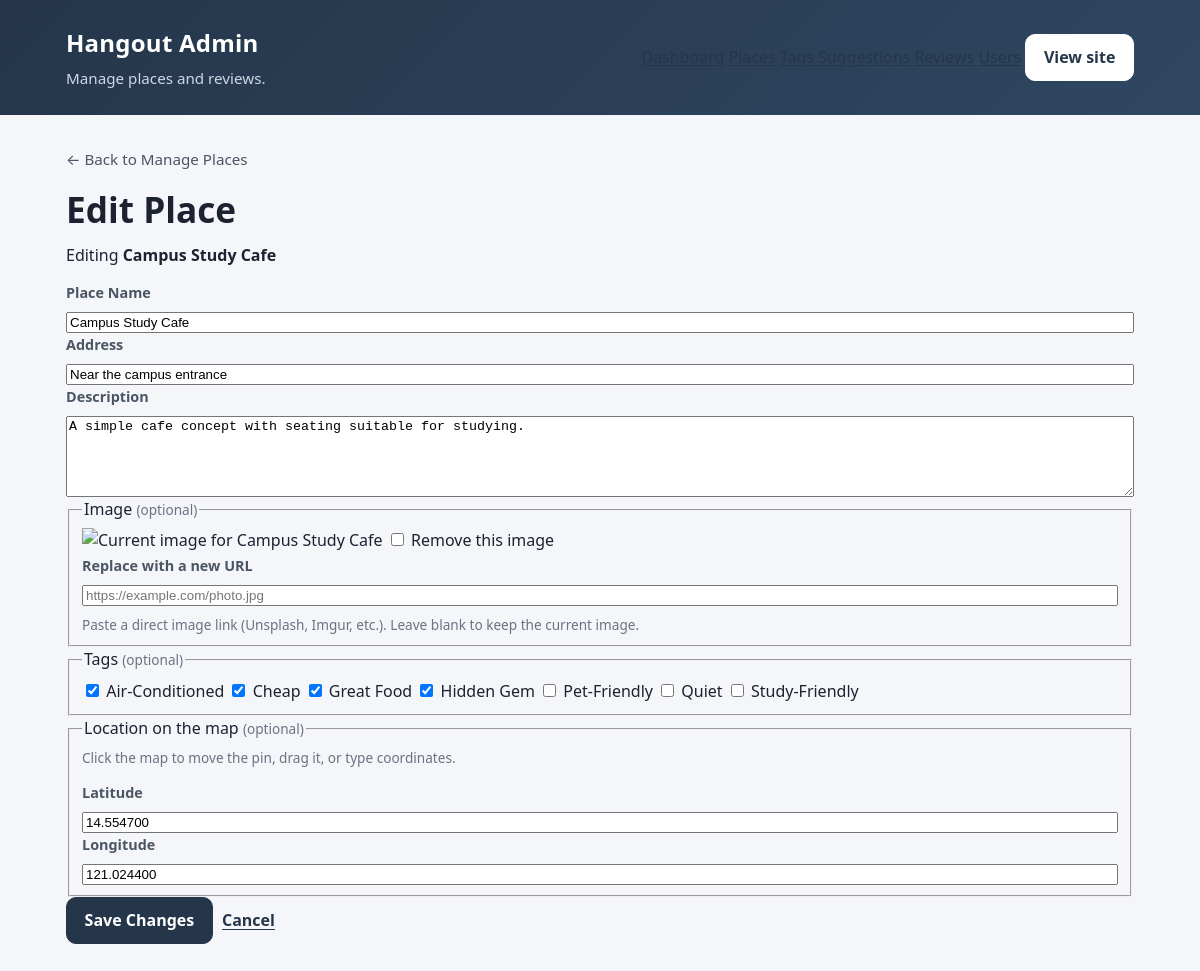
The app's page /admin/edit-place.php?id=1 (signed in) with its own data.
### tables this page shows
CREATE TABLE `places` (
  `id` int(10) UNSIGNED NOT NULL,
  `name` varchar(150) NOT NULL,
  `description` text DEFAULT NULL,
  `image_url` varchar(500) DEFAULT NULL,
  `address` varchar(255) NOT NULL,
  `latitude` decimal(10,7) DEFAULT NULL,
  `longitude` decimal(10,7) DEFAULT NULL,
  `created_at` timestamp NOT NULL DEFAULT current_timestamp(),
  `updated_at` timestamp NOT NULL DEFAULT current_timestamp() ON UPDATE current_timestamp(),
  `is_active` tinyint(1) NOT NULL DEFAULT 1
);

CREATE TABLE `tags` (
  `id` int(10) UNSIGNED NOT NULL,
  `name` varchar(50) NOT NULL,
  `slug` varchar(60) NOT NULL
);

### app/models/Place.php (called while the page is built, shortened)
<?php
class Place
{
    private PDO $db;
    public function __construct(PDO $db)
    {
        $this->db = $db;
    }
    public function getAllTags(): array
    {
        $sql = "
            SELECT id, name, slug
            FROM tags
            ORDER BY name ASC
        ";
        return $this->db->query($sql)->fetchAll();
    }
    public function getById(
        int $id,
        bool $includeInactive = false
    ): ?array {
        $sql = "
            SELECT
                p.id,
                p.name,
                p.description,
                p.address,
                p.latitude,
                p.longitude,
                p.is_active,
                p.image_url,
                GROUP_CONCAT(
                    DISTINCT t.name
                    ORDER BY t.name
                    SEPARATOR ', '
                ) AS tags
            FROM places p
            LEFT JOIN place_tags pt ON p.id = pt.place_id
            LEFT JOIN tags t ON pt.tag_id = t.id
            WHERE p.id = :id
        ";
        $sql .= "
            GROUP BY
                p.id,
                p.name,
                p.description,
                p.address,
                p.latitude,
                p.longitude,
                p.is_active,
                p.image_url
        ";
        $stmt = $this->db->prepare($sql);
        $stmt->execute(['id' => $id]);
        $place = $stmt->fetch();
        return $place ?: null;
    }
    public function getTagIdsForPlace(int $placeId): array
    {
        $stmt = $this->db->prepare(
            'SELECT tag_id FROM place_tags WHERE place_id = :id'
        );
        $stmt->execute(['id' => $placeId]);
        return array_map('intval', $stmt->fetchAll(PDO::FETCH_COLUMN));
    }
}

### public/admin/edit-place.php (the view, shortened to what this page needs)
<?php
require_once __DIR__ . '/../../app/models/Place.php';
function escapeValue($value): string
{
    return htmlspecialchars(
        (string) ($value ?? ''),
        ENT_QUOTES,
        'UTF-8'
    );
}
$id = filter_input(INPUT_GET, 'id', FILTER_VALIDATE_INT);
$placeModel = new Place($pdo);
$place = $placeModel->getById($id, true);
$allTags       = $placeModel->getAllTags();
$currentTagIds = $placeModel->getTagIdsForPlace($id);
?>
<!DOCTYPE html>
<html lang="en">
<head>
    <link
        rel="stylesheet"
        href="https://unpkg.com/leaflet@1.9.4/dist/leaflet.css"
    >
    <link rel="stylesheet" href="../assets/css/style.css">
</head>
<body class="admin-body">
<header class="site-header">
    <div class="site-header__inner">
        <div class="brand">
            <a href="index.php" class="brand__name">
                Hangout <span class="brand__badge">Admin</span>
            </a>
            <p class="brand__tagline">Manage places and reviews.</p>
        </div>
        <nav class="admin-nav" aria-label="Admin sections">
            <a href="index.php" class="admin-nav__link">Dashboard</a>
            <a href="places.php" class="admin-nav__link is-active" aria-current="page">Places</a>
            <a href="tags.php" class="admin-nav__link">Tags</a>
            <a href="suggestions.php" class="admin-nav__link">Suggestions</a>
            <a href="reviews.php" class="admin-nav__link">Reviews</a>
            <a href="users.php" class="admin-nav__link">Users</a>
            <a href="../index.php" class="btn btn--ghost">View site</a>
        </nav>
    </div>
</header>
<main id="main" class="container">
    <nav class="breadcrumb" aria-label="Breadcrumb">
        <a href="places.php">← Back to Manage Places</a>
    </nav>
    <header class="page-header">
        <div>
            <h1>Edit Place</h1>
            <p class="page-header__subtitle">
                Editing <strong><?= escapeValue($place['name']) ?></strong>
            </p>
        </div>
    </header>
    <section class="panel">
        <form method="POST" action="edit-place.php?id=<?= (int) $id ?>" class="admin-form">
            <div class="field">
                <label for="name">Place Name</label>
                <input
                    type="text"
                    id="name"
                    name="name"
                    maxlength="150"
                    value="<?= escapeValue($place['name']) ?>"
                    required
                >
            </div>
            <div class="field">
                <label for="address">Address</label>
                <input
                    type="text"
                    id="address"
                    name="address"
                    maxlength="255"
                    value="<?= escapeValue($place['address']) ?>"
                    required
                >
            </div>
            <div class="field">
                <label for="description">Description</label>
                <textarea
                    id="description"
                    name="description"
                    rows="5"
                    required
                ><?= escapeValue($place['description']) ?></textarea>
            </div>
            <fieldset class="image-fieldset">
                <legend>Image <span class="label-hint">(optional)</span></legend>
                <?php if (!empty($place['image_url'])): ?>
                    <div class="current-image">
                        <img
                            src="<?= escapeValue($place['image_url']) ?>"
                            alt="Current image for <?= escapeValue($place['name']) ?>"
                            class="current-image__img"
                            loading="lazy"
                        >
                        <label class="current-image__remove">
                            <input
                                type="checkbox"
                                name="remove_image"
                                value="1"
                            >
                            Remove this image
                        </label>
                    </div>
                <?php endif; ?>
                <div class="field">
                    <label for="image_url">
                        <?= !empty($place['image_url']) ? 'Replace with a new URL' : 'Image URL' ?>
                    </label>
                    <input
                        type="url"
                        id="image_url"
                        name="image_url"
                        maxlength="500"
                        value="<?= escapeValue($_POST['image_url'] ?? '') ?>"
                        placeholder="https://example.com/photo.jpg"
                    >
                    <span class="field-hint">
                        Paste a direct image link (Unsplash, Imgur, etc.).
                        Leave blank to keep the current image.
                    </span>
                </div>
            </fieldset>
            <fieldset class="tag-fieldset">
                <legend>Tags <span class="label-hint">(optional)</span></legend>
                <?php if (empty($allTags)): ?>
                    <p class="text-muted">
                        No tags exist yet. <a href="tags.php">Create one first</a>.
                    </p>
                <?php else: ?>
                    <div class="tag-checkbox-grid">
                        <?php foreach ($allTags as $tag): ?>
                            <label class="tag-checkbox">
                                <input
                                    type="checkbox"
                                    name="tags[]"
                                    value="<?= (int) $tag['id'] ?>"
                                    <?= in_array((int) $tag['id'], $currentTagIds, true) ? 'checked' : '' ?>
                                >
                                <span><?= escapeValue($tag['name']) ?></span>
                            </label>
                        <?php endforeach; ?>
                    </div>
                <?php endif; ?>
            </fieldset>
            <fieldset class="coords-fieldset">
                <legend>Location on the map <span class="label-hint">(optional)</span></legend>
                <p class="field-hint">
                    Click the map to move the pin, drag it, or type coordinates.
                </p>
                <div class="coords-row">
                    <div class="field">
                        <label for="latitude">Latitude</label>
                        <input
                            type="number"
                            id="latitude"
                            name="latitude"
                            step="any"
                            min="-90"
                            max="90"
                            value="<?= $place['latitude'] !== null ? escapeValue((string) $place['latitude']) : '' ?>"
                            placeholder="e.g. 14.490516"
                        >
                    </div>
                    <div class="field">
                        <label for="longitude">Longitude</label>
                        <input
                            type="number"
                            id="longitude"
                            name="longitude"
                            step="any"
                            min="-180"
                            max="180"
                            value="<?= $place['longitude'] !== null ? escapeValue((string) $place['longitude']) : '' ?>"
                            placeholder="e.g. 121.055372"
                        >
                    </div>
                </div>
            </fieldset>
            <div class="form-actions">
                <button type="submit" class="btn btn--solid">Save Changes</button>
                <a href="places.php" class="btn btn--text">Cancel</a>
            </div>
        </form>
    </section>
</main>
</body>
</html>

### public/assets/css/style.css (style rules this page uses)
:root { --color-bg: #f5f6fa; --color-surface: #ffffff; --color-surface-alt: #eef2f7; --color-border: #e1e5eb; --color-border-strong:#d1d8e0; --color-ink: #1c2230; --color-ink-soft: #4b5563; --color-ink-muted: #6b7280; --color-brand: #25364a; --color-brand-hover: #344d68; --color-brand-soft: #e8edf4; --color-accent: #647f9e; --color-focus: #2563eb; --radius-sm: 6px; --radius-md: 10px; --radius-lg: 14px; --radius-pill: 999px; --shadow-sm: 0 1px 2px rgba(16, 24, 40, 0.04); --shadow-md: 0 4px 14px rgba(16, 24, 40, 0.08); --shadow-lg: 0 10px 28px rgba(16, 24, 40, 0.12); --space-1: 0.25rem; --space-2: 0.5rem; --space-3: 0.75rem; --space-4: 1rem; --space-5: 1.5rem; --space-6: 2rem; --space-7: 3rem; --font-sans: system-ui, -apple-system, "Segoe UI", Roboto, Helvetica, Arial, sans-serif; --content-width: 1100px; }
*, *::before, *::after { box-sizing: border-box; }
html { -webkit-text-size-adjust: 100%; }
body { margin: 0; font-family: var(--font-sans); background: var(--color-bg); color: var(--color-ink); line-height: 1.6; -webkit-font-smoothing: antialiased; }
img, textarea, input, select, button { max-width: 100%; }
a { color: var(--color-brand); text-decoration-thickness: 1px; text-underline-offset: 2px; }
h1, h2, h3 { line-height: 1.25; color: var(--color-ink); margin: 0 0 var(--space-3); }
h1 { font-size: clamp(1.6rem, 2.4vw + 1rem, 2.2rem); }
p { margin: 0 0 var(--space-3); }
.site-header { background: linear-gradient(135deg, #25364a 0%, #2f4761 100%); color: #fff; padding: var(--space-5) 0; }
.site-header__inner { max-width: var(--content-width); margin: 0 auto; padding: 0 var(--space-4); display: flex; align-items: center; justify-content: space-between; gap: var(--space-4); flex-wrap: wrap; }
.brand__name { display: inline-block; font-size: 1.5rem; font-weight: 700; color: #fff; text-decoration: none; letter-spacing: 0.01em; }
.brand__tagline { margin: var(--space-1) 0 0; color: #cdd8e6; font-size: 0.95rem; }
.btn { display: inline-flex; align-items: center; justify-content: center; gap: var(--space-2); padding: 0.6rem 1.1rem; border-radius: var(--radius-md); font: inherit; font-weight: 600; text-decoration: none; cursor: pointer; border: 1px solid transparent; transition: background-color 0.15s ease, color 0.15s ease, border-color 0.15s ease, transform 0.05s ease; }
.btn--solid { background: var(--color-brand); color: #fff; border-color: var(--color-brand); }
.btn--ghost { background: #fff; color: var(--color-brand); border-color: #fff; }
.btn--text { background: transparent; color: var(--color-brand); padding: 0.6rem 0.25rem; text-decoration: underline; text-underline-offset: 3px; }
.container { max-width: var(--content-width); margin: var(--space-6) auto; padding: 0 var(--space-4); }
.field { display: flex; flex-direction: column; gap: var(--space-2); }
.field label { font-weight: 600; font-size: 0.9rem; color: var(--color-ink-soft); }
.field-hint, .label-hint { color: var(--color-ink-muted); font-size: 0.85rem; font-weight: 400; }
.breadcrumb { margin-bottom: var(--space-4); font-size: 0.95rem; }
.breadcrumb a { color: var(--color-ink-soft); text-decoration: none; }

### records on screen
places: name "Campus Study Cafe", address "Near the campus entrance", description "A simple cafe concept with seating suitable for studying.", latitude "14.554700", longitude "121.024400"
tags: id "☑", name "Air-Conditioned"
tags: id "☑", name "Cheap"
tags: id "☑", name "Great Food"
tags: id "☑", name "Hidden Gem"
tags: name "Pet-Friendly"
tags: name "Quiet"
tags: name "Study-Friendly"
